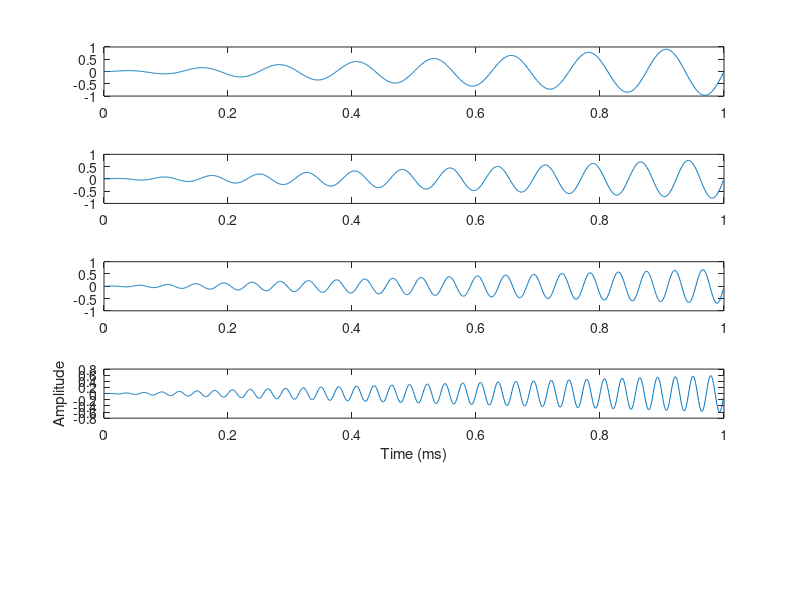
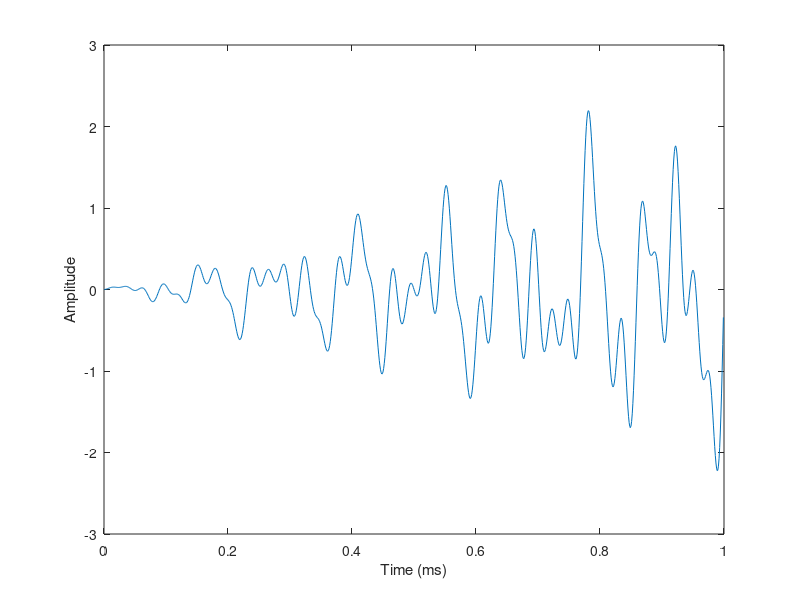
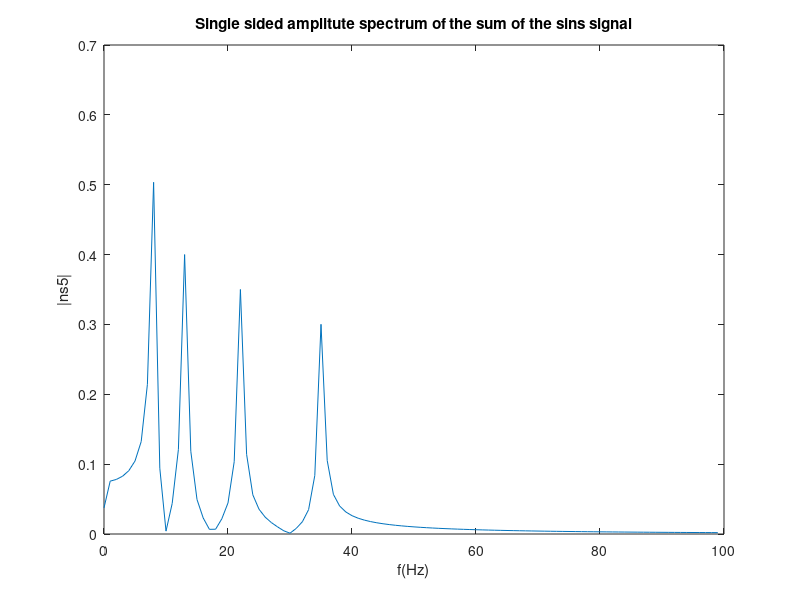
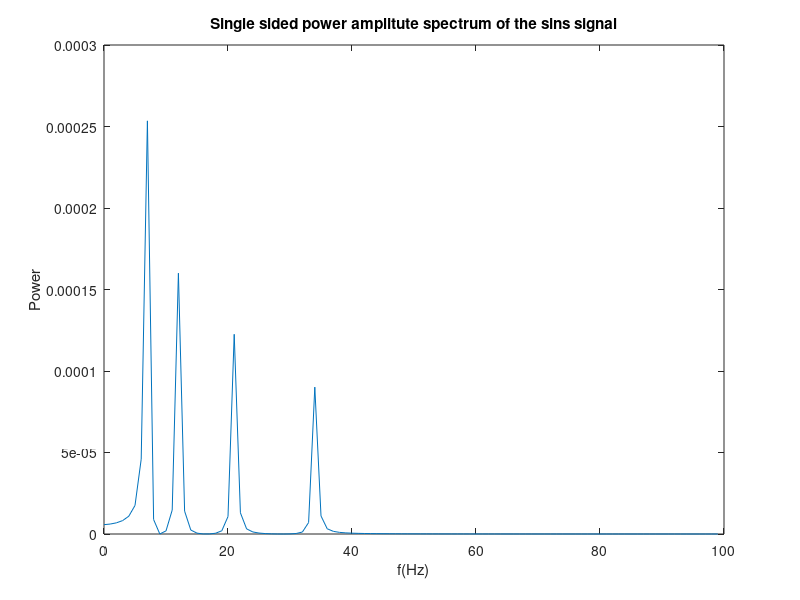

MATLAB code for these plots, in order:
%%%%%%%%%%%%%%%%%%%%%%%%%%%%%%%%%%%%%%%%%%%%%%%%%%%%%%%%%%%%%%%%%%%%%%%%%%%
% Neural Time Series Analysis
% 
% Syntax:
% 
% 
% Inputs:
% 
% 
% Output:
% 
%
% %%%%%%%%%%%%%%%%%%%%%%%%%%%%%%%%%%%%%%%%%%%%%%%%%%%%%%%%%%%%%%%%%%%%%%%%
% Copyright (C) 2021  Sina Dabiri
% sdabiri@emory.edu
% 
% 
% This program is free software; you can redistribute it and/or modify it
% under the terms of the GNU General Public License as published by the
% Free Software Foundation; either version 2 of the License, or (at your
% option) any later version.
% This program is distributed in the hope that it will be useful, but
% WITHOUT ANY WARRANTY; without even the implied warranty of
% MERCHANTABILITY or FITNESS FOR A PARTICULAR PURPOSE. See the GNU General
% Public License for more details.
%%%%%%%%%%%%%%%%%%%%%%%%%%%%%%%%%%%%%%%%%%%%%%%%%%%%%%%%%%%%%%%%%%%
%% A) Making and summing sine waves, Fourier analysis, power structure, compare nonzero freq with sine waves
close all;

fs = 1000;
T = 1/fs;
L = 1000;
t = (0:L-1)*T;

% Creating 5 sine waves and suming them to create signal 6
s1 = sin(2*pi*8*t);
s2 = 0.8*sin(2*pi*13*t);
s3 = 0.7*sin(2*pi*22*t);
s4 = 0.6*sin(2*pi*35*t);
s5 = 0.5*sin(2*pi*80*t);
s6 = s1+s2+s3+s4+s5;

% Adding noise
s6_and_noise = s6+ 4*randn(size(t));

% Making nonstationary time series
ns1 = t.*sin(2*pi*8*t);
ns2 = t.*(0.8*sin(2*pi*13*t));
ns3 = t.*(0.7*sin(2*pi*22*t));
ns4 = t.*(0.6*sin(2*pi*35*t));
ns5 = ns1 + ns2 + ns3 + ns4;

% FFT on signal 6 and nonstationary 5
data_f_two_sided = fft(ns5);
d_two_sided = abs(data_f_two_sided/L);
half_L = round(L/2)+1;
d_one_side = d_two_sided(1:half_L);
d_one_side(2:end-1) = 2*d_one_side(2:end-1);
f = fs*(0:(L/2)) /L;

% Calculating the power of the signal
p = abs(d_one_side(2:end-1)).^2/L;

%% 

% load dataset.mat eeg
% fs = 1000;
% [~, L] = size(eeg); %length of the signal
% 
% data_f_two_sided = fft(eeg);
% d_two_sided = abs(data_f_two_sided/L);
% half_L = round(L/2)+1;
% d_one_side = d_two_sided(1:half_L);
% d_one_side(2:end-1) = 2*d_one_side(2:end-1);
% f = fs*(0:(L/2)) /L;
%% Plots

% The separate sine plots
grid on;
figure(1)
subplot(5,1,1);
plot(t,ns1);
subplot(5,1,2);
plot(t,ns2);
subplot(5,1,3);
plot(t,ns3);
subplot(5,1,4);
plot(t,ns4);
% subplot(5,1,5);
% plot(t,s5);
xlabel('Time (ms)')
ylabel('Amplitude')

% Time
figure(2)
plot(t,ns5);
xlabel('Time (ms)')
ylabel('Amplitude')

% Freq
figure(3)
% periodogram(data_base_cor)]
plot(f(1:100), d_one_side(1:100))
title('Single sided amplitute spectrum of the sum of the sins signal')
xlabel('f(Hz)')
ylabel('|ns5|');

% Power
figure(4)
plot(f(1:100), p(1:100))
title('Single sided power amplitute spectrum of the sins signal')
xlabel('f(Hz)')
ylabel('Power');